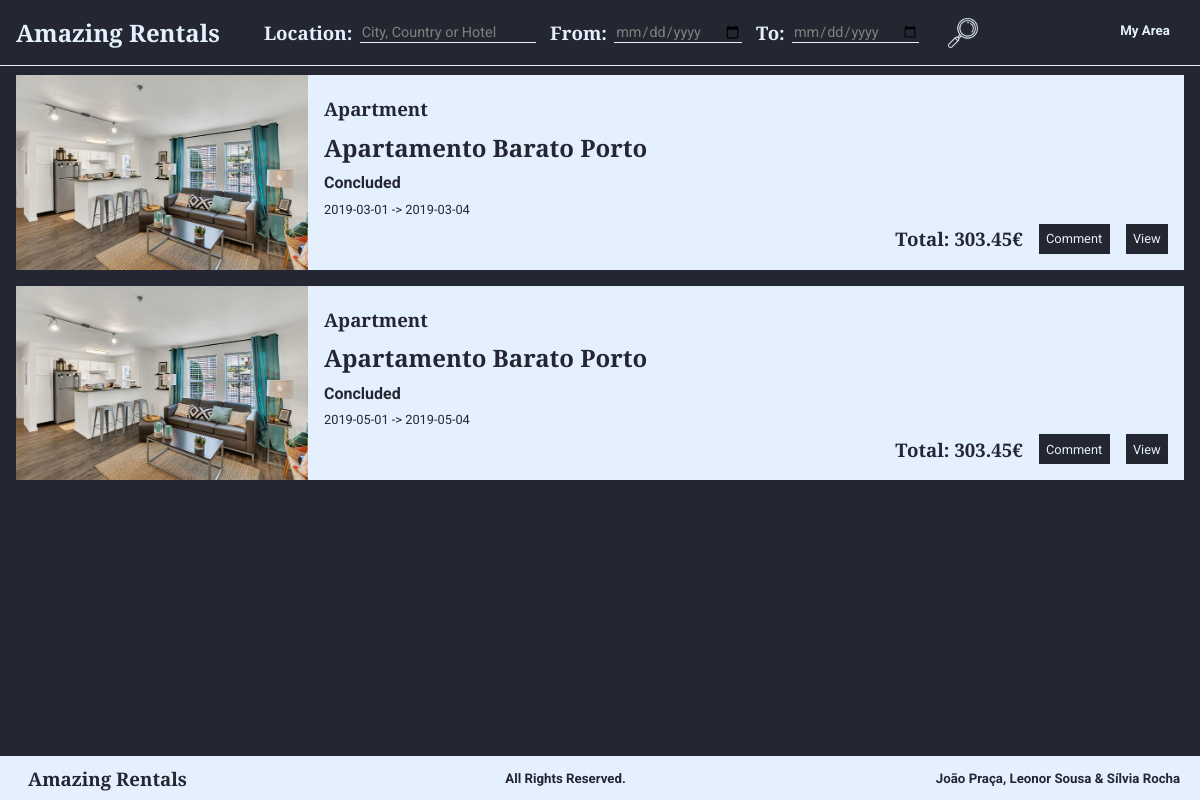
The app's page /listReservationsByProperty.php?id=1 (signed in) with its own data.
### tables this page shows
CREATE TABLE Reserva (
    idReserva       INTEGER PRIMARY KEY, 
    dataCheckIn     DATE    NOT NULL,
    dataCheckOut    DATE   NOT NULL,
    numHospedes     INTEGER CHECK (numHospedes > 0), 
    precoTotal      REAL    CHECK (precoTotal > 0), 
    idEstado        INTEGER REFERENCES Estado(idEstado) ON DELETE CASCADE ON UPDATE CASCADE,
    idHabitacao     INTEGER REFERENCES Habitacao(idHabitacao),
    idUtilizador       INTEGER REFERENCES Utilizador(idUtilizador)
);

CREATE TABLE Imagem (
    urlImagem   VARCHAR(20) PRIMARY KEY, 
    legenda TEXT,
    idHabitacao   INTEGER REFERENCES Habitacao(idHabitacao) ON DELETE CASCADE ON UPDATE CASCADE
);

CREATE TABLE Habitacao (
    idHabitacao INTEGER PRIMARY KEY,
    nome        TEXT,
    numQuartos  INTEGER CHECK (numQuartos > 0), 
    maxHospedes INTEGER CHECK (maxHospedes > 0),  
    precoNoite  REAL    CHECK (precoNoite > 0), 
    taxaLimpeza REAL CHECK (taxaLimpeza >= 0), 
    descricao   TEXT,
    latitude    REAL    CHECK(latitude>=-90 and latitude<=90),
    longitude   REAL    CHECK(longitude>=-180 and longitude<=180),
    morada      TEXT,
    idCidade    INTEGER REFERENCES Cidade(idCidade) ON DELETE RESTRICT ON UPDATE RESTRICT, 
    idUtilizador INTEGER REFERENCES Utilizador(idUtilizador) ON DELETE CASCADE ON UPDATE CASCADE,
    idTipo      INTEGER REFERENCES TipoDeHabitacao (idTipo) ON DELETE SET NULL ON UPDATE CASCADE, 
    idPolitica  INTEGER REFERENCES PoliticaDeCancelamento (idPolitica) ON DELETE RESTRICT ON UPDATE CASCADE
);

CREATE TABLE TipoDeHabitacao (
    idTipo  INTEGER PRIMARY KEY,
    nome    VARCHAR(30) UNIQUE NOT NULL
);

CREATE TABLE Estado (
    idEstado    INTEGER PRIMARY KEY,                 
    estado      CHAR(9) UNIQUE NOT NULL
);

### database/habitations.php (called while the page is built, shortened)
<?php
function getReservationsByProperty($id){
    global $db;
    $stmt = $db->prepare('SELECT idReserva FROM Reserva WHERE idHabitacao = ?');
    $stmt->execute(array($id));
    return $stmt->fetchAll();
}
function getReservationById($id){
    global $db;
    $stmt = $db->prepare('SELECT * FROM Reserva WHERE idReserva = ?');
    $stmt->execute(array($id));
    return $stmt->fetch();
}
function getHabitationById($id){
    global $db;
    $stmt = $db->prepare('SELECT * FROM Habitacao WHERE idHabitacao=?');
    $stmt->execute(array($id));
    return $stmt->fetch();
}
function getNameType($id){
    global $db;
    $stmt = $db->prepare('SELECT nome FROM TipoDeHabitacao WHERE idTipo=?');
    $stmt->execute(array($id));
    return $stmt->fetch();
}
function getOwner($idHabitation){
    global $db;
    $stmt = $db->prepare('SELECT idUtilizador FROM Habitacao JOIN Utilizador USING (idUtilizador) WHERE idHabitacao=?');
    $stmt->execute(array($idHabitation));
    return $stmt->fetch();
}
function getHabitationPictures($id){
    global $db;
    $stmt = $db->prepare('SELECT * FROM Imagem WHERE idHabitacao=?');
    $stmt->execute(array($id));
    return $stmt->fetchAll();
}
function getStateName($idState){
    global $db;
    $stmt = $db->prepare('SELECT * FROM Estado WHERE idEstado=?');
    $stmt->execute(array($idState));
    return $stmt->fetch()['estado'];
}
?>

### templates/properties/viewShortReservation.php (the view)
<section class="reservationShort">
    <?php
        include_once("database/connection.php");
        include_once("database/habitations.php");
        $habitation=getHabitationById($reservation['idHabitacao']);
        $pictures=getHabitationPictures($habitation['idHabitacao']);
        if ($pictures != null){
            echo '<img src=' . $pictures[0]['urlImagem'] . ' alt=' . $pictures[0]['legenda'] . '>';
        }
        else{
            echo '<img src="images/ownerPicture.jpg"  alt="Habitation Picture">';
        }
    ?>
    <div class="rightText">
        <h3><?=getNameType($habitation['idTipo'])['nome']?></h3>
        <h1><?=$habitation['nome']?></h1>
        <h4><?=getStateName($reservation['idEstado'])?></h4>
        <p><?=$reservation['dataCheckIn']?> -> <?=$reservation['dataCheckOut']?></p>
        <?php
            $datetime1 = strtotime($reservation['dataCheckIn'] . ' 00:00:00');
            $datetime2 = strtotime($reservation['dataCheckOut'] . ' 00:00:00');
            $secs = $datetime2 - $datetime1;
            $days = $secs / 86400;
            $total = $habitation['precoNoite']*$days+$habitation['taxaLimpeza'];
        ?>
        <div class="horizontalElements">
            <h3>Total: <?=$total?>€</h3>
            <?php
                $state = $reservation['idEstado'];
                if ($state == 0)
                   include_once("templates/forms/cancel.php");
                else if ($state == 1){
                    echo '<a href="viewProperty.php?id=' . $habitation['idHabitacao'] . '#comment_form" class="submit"><p>Comment</p></a>';
                }
            ?>
            <a href="viewProperty.php?id=<?=$reservation['idHabitacao']?>" class="submit"> <p> View </p> </a>
        </div>
    </div>
</section>

### listReservationsByProperty.php (shortened to what this page needs)
<?php
  include('database/connection.php');
  include('database/habitations.php');
  $owner = getOwner($_GET['id'])['idUtilizador'];
  include('templates/common/header.php');
  $reservations = getReservationsByProperty($_GET['id']);
  foreach ($reservations as $reservationId){
    $reservation = getReservationById($reservationId['idReserva']);
    include("templates/properties/viewShortReservation.php");
  }
  include('templates/common/footer.php');
?>

### style.css (style rules this page uses)
:root { --myDarkBlue: #242732; --myLightBlue: #E5F0FF; --titlesFont: Arvo, Courier, sans-serif; --bodyFont: Roboto, sans-serif; }
h1, h2, h3 { font-family: var(--titlesFont); margin: 0 0.5em 0 0; }
h4, h5, h6, p, span, input, label, tr, a, button { font-family: var(--bodyFont); }
p { font-size: 0.8em; }
a { color: var(--myLightBlue) }
body { background-color: var(--myDarkBlue); color: var(--myLightBlue); }
.submit { background: var(--myDarkBlue); color: var(--myLightBlue); text-align: center; border-style: solid; border-width: thin; border-color: var(--myDarkBlue); }
.propertyShort, .reservationShort, .propertySearch { background: var(--myLightBlue); color: var(--myDarkBlue); }
.propertyShort a, .reservationShort a, .propertySearch a { text-decoration: none; }
a { text-decoration: none; }

### layout.css (style rules this page uses)
html, body { height: 100%; }
body { display: flex; flex-direction: column; margin: 0; padding: 0; }
.propertyShort, .reservationShort, .propertySearch { display: flex; margin: 1rem; }
.propertyShort img, .reservationShort img, .propertySearch img { object-fit: cover; width: 25%; }
.rightText { display: flex; flex-direction: column; justify-content: flex-start; padding: 1rem; width: 75%; }
.rightText h1, h3, h4, p { margin: 0; padding: 0.3rem 0 0.3rem 0; }
.horizontalElements { display: flex; justify-content: flex-end; align-items: center; margin-top: auto; }
.horizontalElements a, button { margin-left: 1em; }
.horizontalElements h3 { padding: 0; }
.horizontalElements p { padding: 0.5em; }

### records on screen
reserva: imagem.urlImagem (picture), idHabitacao.nome "Apartment", idHabitacao.nome "Apartamento Barato Porto", idEstado.estado "Concluded", dataCheckIn "2019-03-01", dataCheckOut "2019-03-04", total "303.45"
reserva: imagem.urlImagem (picture), idHabitacao.nome "Apartment", idHabitacao.nome "Apartamento Barato Porto", idEstado.estado "Concluded", dataCheckIn "2019-05-01", dataCheckOut "2019-05-04", total "303.45"
